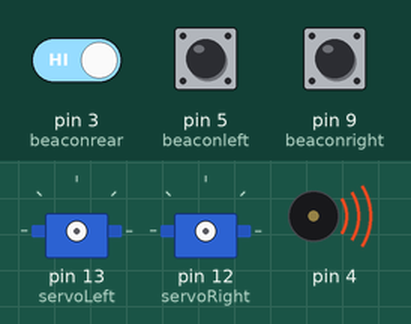
Simulated run of this sketch. Board: Arduino Uno, built with avr-gcc and run on an emulated ATmega328P. Parts: 2 × servo, buzzer (waves = sounding). The inputs (shaded band) are chosen by the test bench; at power-on: pin 3 (beaconrear) HIGH, pin 5 (beaconleft) HIGH, pin 9 (beaconright) HIGH. What the sketch prints to the serial monitor is not drawn.

Above: at 0.1 s.
At 2.2 s:
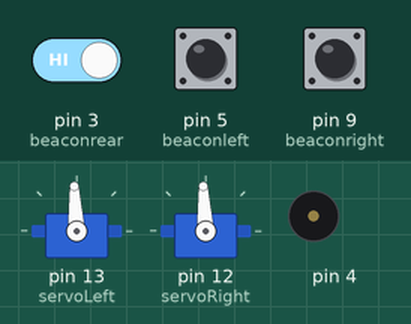
2.3 s: pin 3 (beaconrear) driven LOW
Timing chart, 0 to 5.3 s (numbered marks = the images above; inputs shaded):
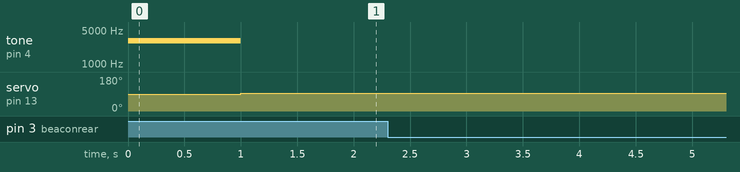

The sketch:

beaconFinderTest.ino
```cpp
/*
 * Robotics with the BOE Shield - PhototransistorVoltage
 * Display voltage of phototransistor circuit output connected to A3 in
 * the serial monitor.
 */
#include <Servo.h>

Servo servoLeft;
Servo servoRight;

//beacon
const int beaconright = 9;
const int beaconleft = 5;
const int beaconrear = 3;

boolean seesBeacon = false;
signed int beaconAngle = 0;


//odometry
float heading = 0;
float posX = 0;
float posY = 0;

long startTime = 0;
long loopPeriod = 1000; // period in micro seconds

void setup()                                 // Built-in initialization block
{
    Serial.begin(9600);                 // Set data rate to 9600 bps
    tone(4, 3000, 1000);
    delay(1000);
    servoLeft.attach(13);
    servoRight.attach(12);
}

void loop() { // Main loop auto-repeats

  while(startTime > micros()) ; // wait here until we get constant looptime
  startTime = micros() + loopPeriod;

  int speedLeft = 0;
  int speedRight = 0;

  beaconScan();
  if(seesBeacon){
    Serial.println(beaconAngle);
  }
  odometry(speedRight, speedLeft, loopPeriod);
  drive(speedLeft,speedRight);
}
//returns if the beacon is seen and the relative angle in which the beacon is, 0 is forward, positive is left
void beaconScan(){
  boolean bRight = !digitalRead(beaconright);
  boolean bLeft = !digitalRead(beaconleft);
  boolean bRear = !digitalRead(beaconrear);
  if(!bRight && !bLeft && !bRear){ // sees nothing
    seesBeacon = false;
    beaconAngle = 0;
    return;
  }else if (bRight && !bLeft && !bRear){ // only right
    seesBeacon = true;
    beaconAngle = -120;
    return;
  }else if (!bRight && bLeft && !bRear){ //only left
    seesBeacon = true;
    beaconAngle = 120;
    return ;
  }else if (!bRight && !bLeft && bRear){ // only rear
    seesBeacon = true;
    beaconAngle = 180;
    return ;
  }else if (bRight && bLeft){ // left & right
    seesBeacon = true;
    beaconAngle = 0;
    return ;
  }else if (bRight && !bLeft && bRear){ // right & rear
    seesBeacon = true;
    beaconAngle = -150;
    return ;
  }else if (!bRight && bLeft && bRear){ // rear & left
    seesBeacon = true;
    beaconAngle = 150;
    return ;
  }
}

void drive(int speedLeft, int speedRight){
    servoLeft.writeMicroseconds(1500 + speedLeft);   // Set left servo speed
    servoRight.writeMicroseconds(1500 - speedRight); // Set right servo speed
}

void odometry(int speedRight, int speedLeft, long loopPeriod_us){
  //TODO compensate for nonlinearity
  heading += (speedRight - speedLeft)*(loopPeriod_us/(float)1000000)*(0.82);
  //if( heading < 0) heading +=360;
  //if( heading >360) heading -=360;

  //TODO finc good constant
  int speed = 0.1*(speedLeft + speedRight)/2;
  posX += cos(heading*3.14/180)*speed*loopPeriod_us;
  posY += sin(heading*3.14/180)*speed*loopPeriod_us;
}
```

Measured:
- after the input at 2.3 s, every drawn part: stays the same
